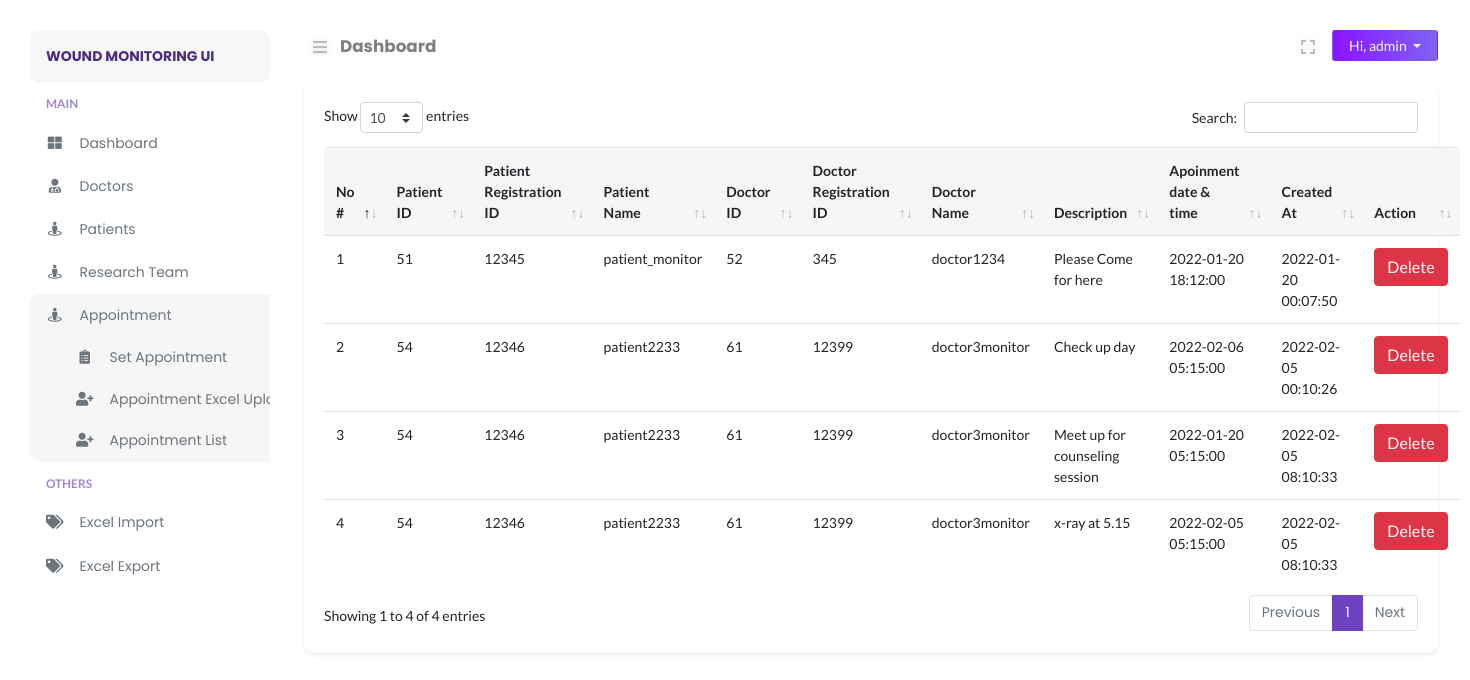
Page /admin/appointment-list.php (signed in) on the committed database.
### tables this page shows
CREATE TABLE `user_master` (
  `m_id` int(11) NOT NULL,
  `m_name` longtext NOT NULL,
  `m_identity` longtext DEFAULT NULL,
  `m_regis_id` varchar(255) DEFAULT NULL,
  `m_gender` varchar(45) DEFAULT NULL,
  `m_type` varchar(45) NOT NULL COMMENT 'p: patient\\nd: doctor\\ndop: department of pathology\\n',
  `password` longtext NOT NULL,
  `flag` int(11) NOT NULL DEFAULT 1 COMMENT '0: do not show (meaning delete from user perspective)\\\\n1: show',
  `email` longtext NOT NULL,
  `phone` longtext NOT NULL,
  `doctor_inCharge` int(11) NOT NULL DEFAULT 0,
  `m_dob` date DEFAULT NULL,
  `m_age` varchar(255) DEFAULT NULL,
  `m_address` varchar(255) DEFAULT NULL,
  `m_city` varchar(255) DEFAULT NULL,
  `m_state` varchar(255) DEFAULT NULL,
  `m_zipcode` varchar(255) DEFAULT NULL,
  `token` longtext NOT NULL,
  `tokenExpire` datetime DEFAULT NULL,
  `created_at` datetime NOT NULL,
  `updated_at` datetime NOT NULL
);

CREATE TABLE `appointment` (
  `a_id` int(11) NOT NULL,
  `patient_id` int(11) DEFAULT NULL,
  `doctor_id` int(11) DEFAULT NULL,
  `description` varchar(255) DEFAULT NULL,
  `apoinment_date` datetime DEFAULT NULL,
  `created_at` datetime NOT NULL DEFAULT current_timestamp()
);

### admin/includes/path.inc.php (called while the page is built, shortened)
<?php
switch ($_SERVER["SCRIPT_NAME"]) {
    default:
        $CURRENT_PAGE = "Dashboard";
        break;
}

### admin/includes/session.inc.php (called while the page is built, shortened)
<?php
    $sess_id = $_SESSION["sess_adminid"];
    $adminstmt = $conn->prepare("SELECT * FROM user_master WHERE m_id = ?");
    $adminstmt->bind_param("i", $sess_id);
    $adminstmt->execute();
    $admin_result = $adminstmt->get_result();
    $admin_row = $admin_result->fetch_assoc();

### admin/appointment-list.php (the view, shortened to what this page needs)
<?php
require_once("../config/autoload.php");
include("includes/session.inc.php");
include("includes/path.inc.php");
?>
<!DOCTYPE html>
<html lang="en">
<head>
</head>
<body>
    <div class="page-content" id="content">
        <?php include HEADER;?>
        <div class="row">
            <div class="col-12">
                <div class="card shadow-sm rounded">
                    <div class="card-body">
                        <div class="card-inner">
                            <div class="data-tables">
                                <table id="datatable" class="table" style="width:100%">
                                    <thead>
                                        <tr>
                                            <th>No #</th>
                                            <th>Patient ID</th>
                                            <th>Patient Registration ID</th>
                                            <th>Patient Name</th>
                                            <th>Doctor ID</th>
                                            <th>Doctor Registration ID</th>
                                            <th>Doctor Name</th>
                                            <th>Description</th>
                                            <th>Apoinment date & time</th>
                                            <th>Created At</th>
                                            <th>Action</th>
                                        </tr>
                                    </thead>
                                    <tbody>
                                        <?php
                                        $indexCount = 1;
                                        $table_result = mysqli_query($conn, "SELECT * FROM appointment ");
                                        while ($table_row = mysqli_fetch_assoc($table_result)) {
                                            $appoinmentID = $table_row['a_id'];
                                            $patientTableID = $table_row["patient_id"];
                                            $doctorTableID = $table_row["doctor_id"];
                                            $table_patient = mysqli_query($conn, "SELECT * FROM user_master where m_id = '$patientTableID'");
                                            $table_patient = mysqli_fetch_assoc($table_patient);
                                            $table_doctor = mysqli_query($conn, "SELECT * FROM user_master where m_id = '$doctorTableID'");
                                            $table_doctor = mysqli_fetch_assoc($table_doctor);
                                        ?>
                                        <tr>
                                            <td><?php echo $indexCount++; ?></td>
                                            <td><?php echo $table_row["patient_id"];?></td>
                                            <td><?php echo $table_patient['m_regis_id'];?></td>
                                            <td><?php echo $table_patient['m_name'];?></td>
                                            <td><?php echo $table_row["doctor_id"];?></td>
                                            <td><?php echo $table_doctor['m_regis_id'];?></td>
                                            <td><?php echo $table_doctor['m_name'];?></td>
                                            <td><?php echo $table_row["description"];?></td>
                                            <td><?php echo $table_row["apoinment_date"];?></td>
                                            <td><?php echo $table_row["created_at"];?></td>
                                            <td><button class="btn btn-danger delete" appointmentID = "<?= $appoinmentID ?>">Delete</button></td>
                                        </tr>
                                        <?php
                                        }
                                        ?>
                                    </tbody>
                                </table>
                            </div>
                        </div>
                    </div>
                </div>
            </div>
        </div>
    </div>
</body>
</html>

### admin/layouts/nav_header.php (shortened to what this page needs)
<nav class="navbar navbar-header mb-2">
    <ul class="nav mr-auto">
        <li class="nav-item">
            <button class="btn btn-sm btn-expand" id="sidebarCollapse"><i class="fa fa-bars"></i></button>
        </li>
        <li class="nav-item nav-title">
            <a href="<?php echo $_SERVER["REQUEST_URI"];?>"><?php echo $CURRENT_PAGE;?></a>
        </li>
    </ul>
    <ul class="nav ml-auto">
        <li class="nav-item mr-2">
            <button class="btn btn-sm btn-expand" id="full-view"><i class="fa fa-expand"></i></button>
        </li>
        <li class="nav-item">
            <div class="btn-group">
                <button type="button" class="btn btn-sm dropdown-toggle btn-profile px-3" data-toggle="dropdown" aria-haspopup="true"
                    aria-expanded="false">
                    Hi, <?php echo $admin_row["m_name"]; ?>
                </button>
            </div>
        </li>
    </ul>
</nav>

### assets/css/typography.css (style rules this page uses)
body { font-size: 14px; font-family: 'Lato', sans-serif; }
a, a:visited { text-decoration: none; transition: all 0.3s ease-in-out; -webkit-transition: all 0.3s ease-in-out; -moz-transition: all 0.3s ease-in-out; -o-transition: all 0.3s ease-in-out; outline: 0; font-family: 'Poppins', 'Helvetica', sans-serif; }
ul, ol { margin-bottom: 0px; margin-top: 0px; padding: 0; }
ul { margin: 0; list-style-type: none; }
button { cursor: pointer; outline: none!important; letter-spacing: 0; }

### assets/css/default.css (style rules this page uses)
.navbar-header { padding: 0 !important; }
.nav-title { padding-top: 4px; margin-left: 4px; }
.nav-title a { font-weight: bold; font-size: 1.05rem; color: rgba(0, 0, 0, .5); }
.btn-profile { background: linear-gradient(to right, #8914fe 0%, #8063f5 100%); color: #f5f5f5; }
button.btn-expand { font-size: 16px !important; color: #bdbcbc; vertical-align: middle; text-shadow: 0 0 8px rgba(0, 0, 0, 0.12); -webkit-transition: color 0.3s ease 0s; transition: color 0.3s ease 0s; }
button#full-view { display: inline-block; }
body { overflow-x: hidden; background: #fff; }
.page-content { width: calc(100% - 15rem); margin-left: 16rem; transition: all 0.4s; padding: 1.9rem 3rem; }
:root { --primary-color: #6F42C2; }
.card { margin: 10px 0; border-radius: 10px !important; border: 0; margin-bottom: 1.5rem; box-shadow: 0 2px 2px 3px rgba(0, 0, 0, .04); transition: all .2s ease-in-out; }
.table thead tr th, tfoot tr { background: #f6f6f6 !important; border-bottom: 0 !important; }
.table thead th:first-child { border-top-left-radius: 5px; }
.table thead th:last-child { border-top-right-radius: 5px; }
.table tbody tr { transition: all .2s; }

### assets/css/login.css (style rules this page uses)
html { min-height: 100%; position: relative; }

### rows in the picture
user_master: m_name "admin"
appointment: patient "51", user_master.m_regis_id "12345", user_master.m_name "patient_monitor", doctor "52", user_master.m_regis_id "345", user_master.m_name "doctor1234", description "Please Come for here", apoinment_date "2022-01-20 18:12:00", created_at "2022-01-20 00:07:50"
appointment: patient "54", user_master.m_regis_id "12346", user_master.m_name "patient2233", doctor "61", user_master.m_regis_id "12399", user_master.m_name "doctor3monitor", description "Check up day", apoinment_date "2022-02-06 05:15:00", created_at "2022-02-05 00:10:26"
appointment: patient "54", user_master.m_regis_id "12346", user_master.m_name "patient2233", doctor "61", user_master.m_regis_id "12399", user_master.m_name "doctor3monitor", description "Meet up for counseling session", apoinment_date "2022-01-20 05:15:00", created_at "2022-02-05 08:10:33"
appointment: patient "54", user_master.m_regis_id "12346", user_master.m_name "patient2233", doctor "61", user_master.m_regis_id "12399", user_master.m_name "doctor3monitor", description "x-ray at 5.15", apoinment_date "2022-02-05 05:15:00", created_at "2022-02-05 08:10:33"

### other values in the picture
$BRAND_NAME "WOUND MONITORING UI"
$CURRENT_PAGE "Dashboard"
